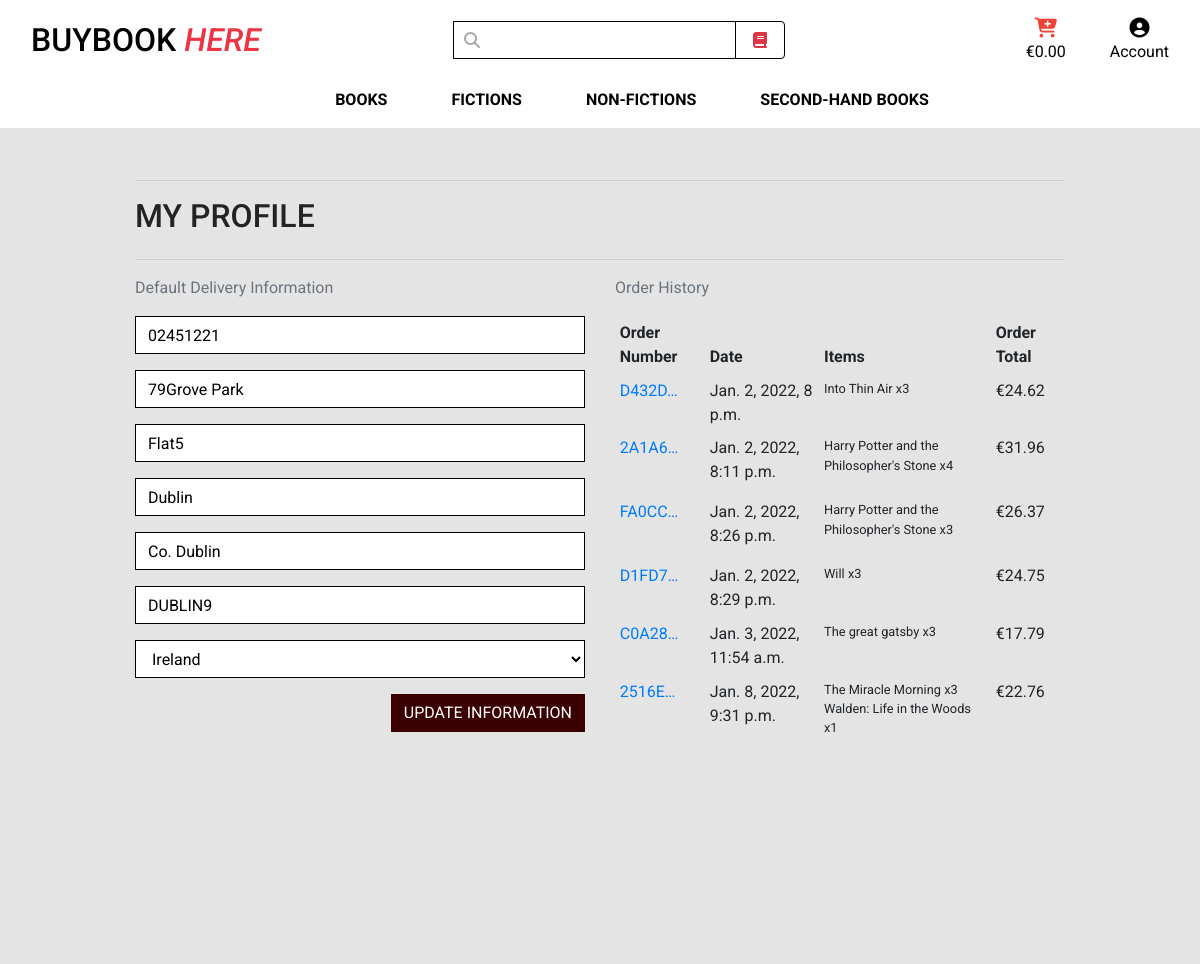
/profile/ (signed in), run on the app's committed database.
### profiles/models.py (models this page shows, shortened)
class UserProfile(models.Model):
    user = models.OneToOneField(User, on_delete=models.CASCADE)
    default_phone_number = models.CharField(max_length=20, null=True, blank=True)
    default_street_address1 = models.CharField(max_length=80, null=True, blank=True)
    default_street_address2 = models.CharField(max_length=80, null=True, blank=True)
    default_town_or_city = models.CharField(max_length=40, null=True, blank=True)
    default_county = models.CharField(max_length=80, null=True, blank=True)
    default_postcode = models.CharField(max_length=20, null=True, blank=True)
    default_country = CountryField(blank_label='Country', null=True, blank=True)

### checkout/models.py (models this page shows, shortened)
class Order(models.Model):
    order_number = models.CharField(max_length=32, null=False, editable=False)
    user_profile = models.ForeignKey(UserProfile, on_delete=models.SET_NULL,
                                     null=True, blank=True, related_name='orders')
    full_name = models.CharField(max_length=50, null=False, blank=False)
    email = models.EmailField(max_length=254, null=False, blank=False)
    phone_number = models.CharField(max_length=20, null=False, blank=False)
    country = CountryField(blank_label='Country *', null=False, blank=False)
    postcode = models.CharField(max_length=20, null=True, blank=True)
    town_or_city = models.CharField(max_length=40, null=False, blank=False)
    street_address1 = models.CharField(max_length=80, null=False, blank=False)
    street_address2 = models.CharField(max_length=80, null=True, blank=True)
    county = models.CharField(max_length=80, null=True, blank=True)
    date = models.DateTimeField(auto_now_add=True)
    delivery_cost = models.DecimalField(max_digits=6, decimal_places=2, null=False, default=0)
    order_total = models.DecimalField(max_digits=10, decimal_places=2, null=False, default=0)
    grand_total = models.DecimalField(max_digits=10, decimal_places=2, null=False, default=0)
    original_bag = models.TextField(null=False, blank=False, default='')
    stripe_pid = models.CharField(max_length=254, null=False, blank=False, default='')

class OrderLineItem(models.Model):
    order = models.ForeignKey(Order, null=False, blank=False, on_delete=models.CASCADE, related_name='lineitems')
    book = models.ForeignKey(Book, null=False, blank=False, on_delete=models.CASCADE)
    quantity = models.IntegerField(null=False, blank=False, default=0)
    lineitem_total = models.DecimalField(max_digits=6, decimal_places=2, null=False, blank=False, editable=False)

### books/models.py (models this page shows, shortened)
class Book(models.Model):
    category = models.ForeignKey('Category', null=True, blank=True, on_delete=models.SET_NULL)
    code = models.CharField(max_length=254, null=True, blank=True)
    title = models.CharField(max_length=254)
    author = models.CharField(max_length=254, null=True, blank=True)
    description = models.TextField()
    price = models.DecimalField(max_digits=6, decimal_places=2)
    rating = models.DecimalField(max_digits=6, decimal_places=2, null=True, blank=True)
    image_url = models.URLField(max_length=1024, null=True, blank=True)
    image = models.ImageField(null=True, blank=True)

### profiles/views.py (the view)
# urls.py: path('profile/', include('profiles.urls')),
@login_required
def profile(request):
    profile = get_object_or_404(UserProfile, user=request.user)
    if request.method == 'POST':
        form = UserProfileForm(request.POST, instance=profile)
        if form.is_valid():
            form.save()
            messages.success(request, 'Profile updated successfully')
        else:
            messages.error
            (request, 'Update failed. Please ensure the form is valid.')
    else:
        form = UserProfileForm(instance=profile)
    orders = profile.orders.all()
    template = 'profiles/profile.html'
    context = {
        'form': form,
        'orders': orders,
        'on_profile_page': True
    }
    return render(request, template, context)

### profiles/forms.py
class UserProfileForm(forms.ModelForm):
    class Meta:
        model = UserProfile
        exclude = ('user',)
    def __init__(self, *args, **kwargs):
        super().__init__(*args, **kwargs)
        placeholders = {
            'default_phone_number': 'Phone Number',
            'default_postcode': 'Postal Code',
            'default_town_or_city': 'Town or City',
            'default_street_address1': 'Street Address 1',
            'default_street_address2': 'Street Address 2',
            'default_county': 'County, State or Locality',
        }
        self.fields['default_phone_number'].widget.attrs['autofocus'] = True
        for field in self.fields:
            if field != 'default_country':
                if self.fields[field].required:
                    placeholder = f'{placeholders[field]} *'
                else:
                    placeholder = placeholders[field]
                self.fields[field].widget.attrs['placeholder'] = placeholder
            self.fields[field].widget.attrs['class'] = 'border-black rounded-0 profile-form-input'
            self.fields[field].label = False

### bag/contexts.py (called while the page is built, shortened)
def bag_contents(request):
    bag_items = []
    total = 0
    book_count = 0
    bag = request.session.get('bag', {})
    if total < settings.FREE_DELIVERY_THRESHOLD:
        delivery = total * Decimal(settings.STANDARD_DELIVERY_PERCENTAGE / 100)
        free_delivery_delta = settings.FREE_DELIVERY_THRESHOLD - total
    else:
        delivery = 0
        free_delivery_delta = 0
    grand_total = delivery + total
    context = {
        'bag_items': bag_items,
        'total': total,
        'book_count': book_count,
        'delivery': delivery,
        'free_delivery_delta': free_delivery_delta,
        'free_delivery_threshold': settings.FREE_DELIVERY_THRESHOLD,
        'grand_total': grand_total,
    }
    return context

### profiles/templates/profiles/profile.html (shortened to what this page needs)
{% extends "base.html" %}
{% load static %}
{% block extra_css %}
    <link rel="stylesheet" href="{% static 'profiles/css/profile.css' %}">
{% endblock %}
{% block page_header %}
    <div class="container header-container">
    </div>
{% endblock %}
{% block content %}
    <div class="overlay"></div>
    <div class="container">
        <div class="row">
            <div class="col">
                <hr>
                <h2 class="logo-font mb-4">My Profile</h2>
                <hr>
            </div>
        </div>
        <div class="row">
            <div class="col-12 col-lg-6">
                <p class="text-muted">Default Delivery Information</p>
                <form class="mt-3" action="{% url 'profile' %}" method="POST" id="profile-update-form">
                    {{ form|crispy }}
                    <button class="btn btn-black rounded-0 text-uppercase float-right">Update Information</button>
                </form>
            </div>
            <div class="col-12 col-lg-6">
                <p class="text-muted">Order History</p>
                <div class="order-history table-responsive">
                    <table class="table table-sm table-borderless">
                        <thead>
                            <tr>
                                <th>Order Number</th>
                                <th>Date</th>
                                <th>Items</th>
                                <th>Order Total</th>
                            </tr>
                        </thead>
                        <tbody>
                            {% for order in orders %}
                                <tr>
                                    <td>
                                        <a href="{% url 'order_history' order.order_number %}"
                                        title="{{ order.order_number }}">
                                            {{ order.order_number|truncatechars:6 }}
                                        </a>
                                    </td>
                                    <td>{{ order.date }}</td>
                                    <td>
                                        <ul class="list-unstyled">
                                            {% for item in order.lineitems.all %}
                                                <li class="small">
                                                   {{ item.book.title }} x{{ item.quantity }}
                                                </li>
                                            {% endfor %}
                                        </ul>
                                    </td>
                                    <td>€{{ order.grand_total }}</td>
                                </tr>
                            {% endfor %}
                        </tbody>
                    </table>
                </div>
            </div>
        </div>
{% endblock %}

### static/css/base.css (style rules this page uses)
html { height: 100%; }
body { background: url('/media/homepage_background_bookstore.png') no-repeat center center fixed; background-size: cover; height: calc(100vh - 164px); color: rgb(41, 37, 37); font-family: 'Roboto', sans-serif; }
.logo-font { text-transform: uppercase; color: rgb(36, 35, 35); }
.btn-black { background: rgb(59, 1, 1); color: white; }
.border-black { border: 1.5px solid black !important; }
.overlay { height: 100%; width: 100%; top: 0; left: 0; position: fixed; background: rgb(228, 228, 228); z-index: -1; }
@media (min-width: 1200px) { .container { max-width: 80%; } }
@media (min-width: 992px) { .header-container { padding-top: 164px; } }

### profiles/static/profiles/css/profile.css (style rules this page uses)
.order-history { max-height: 416px; overflow-y: auto; }
#profile-update-form .form-control { color: #000; }
#profile-update-form input::placeholder { color: #aab7c4; }
#id_default_country, #id_default_country option:not(:first-child) { color: #000; }

### data on the page
UserProfile: default_phone_number "02451221", default_street_address1 "79Grove Park", default_street_address2 "Flat5", default_town_or_city "Dublin", default_county "Co. Dublin", default_postcode "DUBLIN9", default_country "Ireland"
Order: order_number "D432D…", date "Jan. 2, 2022, 8 p.m.", grand_total "24.62"
OrderLineItem: book "Into Thin Air", quantity "3"
Order: order_number "2A1A6…", date "Jan. 2, 2022, 8:11 p.m.", grand_total "31.96"
OrderLineItem: book "Harry Potter and the Philosopher's Stone", quantity "4"
Order: order_number "FA0CC…", date "Jan. 2, 2022, 8:26 p.m.", grand_total "26.37"
OrderLineItem: book "Harry Potter and the Philosopher's Stone", quantity "3"
Order: order_number "D1FD7…", date "Jan. 2, 2022, 8:29 p.m.", grand_total "24.75"
OrderLineItem: book "Will", quantity "3"
Order: order_number "C0A28…", date "Jan. 3, 2022, 11:54 a.m.", grand_total "17.79"
OrderLineItem: book "The great gatsby", quantity "3"
Order: order_number "2516E…", date "Jan. 8, 2022, 9:31 p.m.", grand_total "22.76"
OrderLineItem: book "The Miracle Morning", quantity "3"
OrderLineItem: book "Walden: Life in the Woods", quantity "1"
